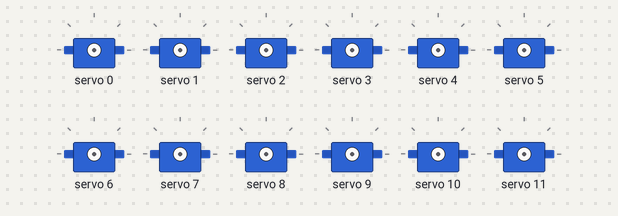
This program was run on a simulated Arduino Uno, built with avr-gcc and run on an emulated ATmega328P. On the bench: 12 × servo. What the program prints to the serial monitor is not drawn.

Above: at 0.1 s.
At 1.6 s:
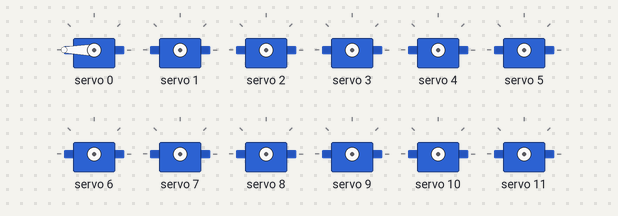
At 9.3 s:
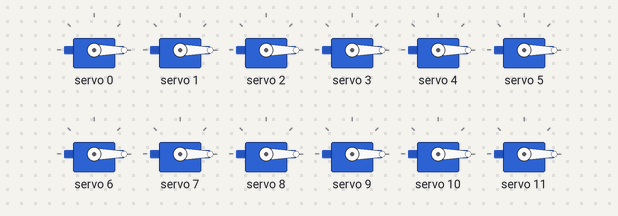
At 19.5 s:
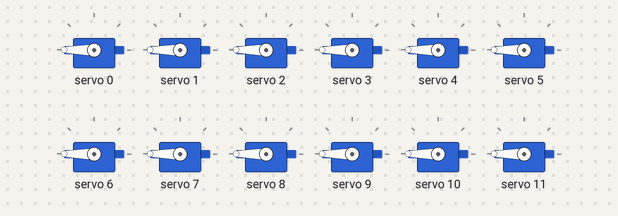
At 28.23 s:
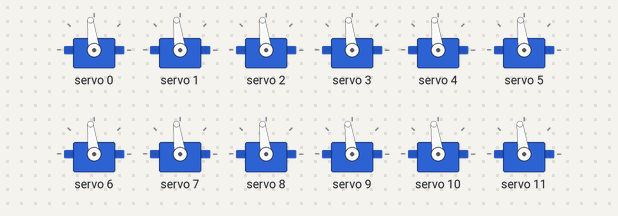
At 36.4 s:
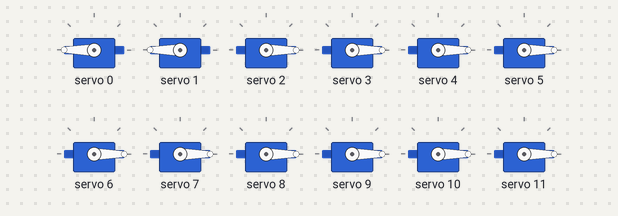
Timing chart, 0 to 40.0 s (numbered marks = the images above):
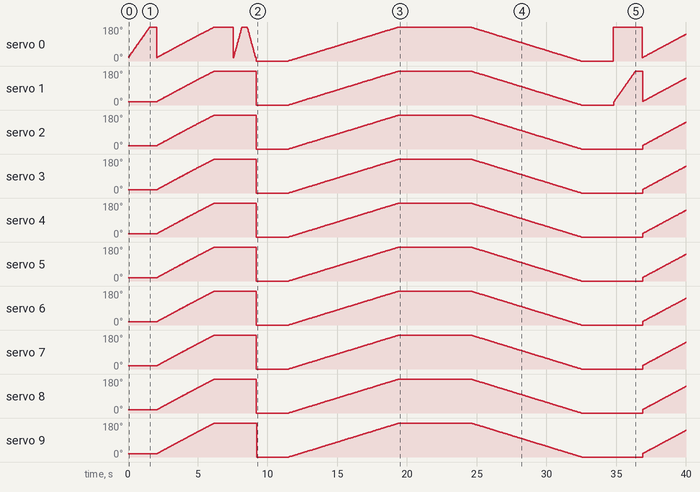

The program:

main.cpp
```cpp
#include <Arduino.h>
#include <Wire.h>
#include <Adafruit_PWMServoDriver.h>

// called this way, it uses the default address 0x40
Adafruit_PWMServoDriver pwm = Adafruit_PWMServoDriver();
// you can also call it with a different address you want
// Adafruit_PWMServoDriver pwm = Adafruit_PWMServoDriver(0x41);
// you can also call it with a different address and I2C interface
// Adafruit_PWMServoDriver pwm = Adafruit_PWMServoDriver(0x40, Wire);

#define SERVOMIN 150  // This is the 'minimum' pulse length count (out of 4096)
#define SERVOMAX 600  // This is the 'maximum' pulse length count (out of 4096)
#define SERVO_FREQ 50 // Analog servos run at ~50 Hz updates
#define USMIN 0       // This is the rounded 'minimum' microsecond length based on the minimum pulse of 150
#define USMAX 3000    // This is the rounded 'maximum' microsecond length based on the maximum pulse of 600

int servonum = 0;
int totalServo = 16;

void setup()
{
  pwm.begin();
  Serial.begin(115200);
  if (!Serial)
    return;

  Serial.println("Servo test!");

  pwm.setOscillatorFrequency(27000000);
  pwm.setPWMFreq(SERVO_FREQ); // Analog servos run at ~50 Hz updates

  delay(10);
}

int angleToPulse(int ang)
{
  int pulse = map(ang, 0, 180, SERVOMIN, SERVOMAX); // map angle of 0 to 180 to Servo min and Servo max
  Serial.print("Angle: ");
  Serial.print(ang);
  Serial.print(" pulse: ");
  Serial.println(pulse);
  return pulse;
}

void loop()
{
  // TODO: run servo one by one
  for (int angle = 0; angle <= 180; angle++)
  {
    pwm.setPWM(servonum, 0, angleToPulse(angle));
    delay(10);
  }

  // TODO: run all servo at together
  for (int angle = 0; angle <= 180; angle++)
  {
    for (int i = 0; i < totalServo; i++)
    {
      pwm.setPWM(i, 0, angleToPulse(angle));
    }
  }

  // TODO: run each servo one at a time using pulse value
  for (uint16_t pulselen = SERVOMIN; pulselen < SERVOMAX; pulselen++)
  {
    pwm.setPWM(servonum, 0, pulselen);
    delay(1);
  }

  for (uint16_t pulselen = SERVOMAX; pulselen > SERVOMIN; pulselen--)
  {
    pwm.setPWM(servonum, 0, pulselen);
    delay(1);
  }

  // TODO: run all servo at together using writeMicroseconds(), it's not precise due to calculation rounding! The writeMicroseconds() function is used to mimic the Arduino Servo library writeMicroseconds() behavior.
  for (uint16_t microsec = USMIN; microsec < USMAX; microsec += 10)
  {
    for (int i = 0; i < totalServo; i++)
    {
      pwm.writeMicroseconds(i, microsec);
      delay(2);
    }
  }

  for (uint16_t microsec = USMAX; microsec > USMIN; microsec -= 10)
  {
    for (int i = 0; i < totalServo; i++)
    {
      pwm.writeMicroseconds(i, microsec);
      delay(2);
    }
  }

  // TODO: run servo in sine wave
  float freq = 0.0005;
  float theta = millis() * freq;
  int amplitude = 180;
  pwm.setPWM(servonum, 0, angleToPulse(amplitude * sin(theta))); // based on Asin(ωθ)

  delay(50);

  servonum++;
  if (servonum > totalServo)
    servonum = 0;
}
```
